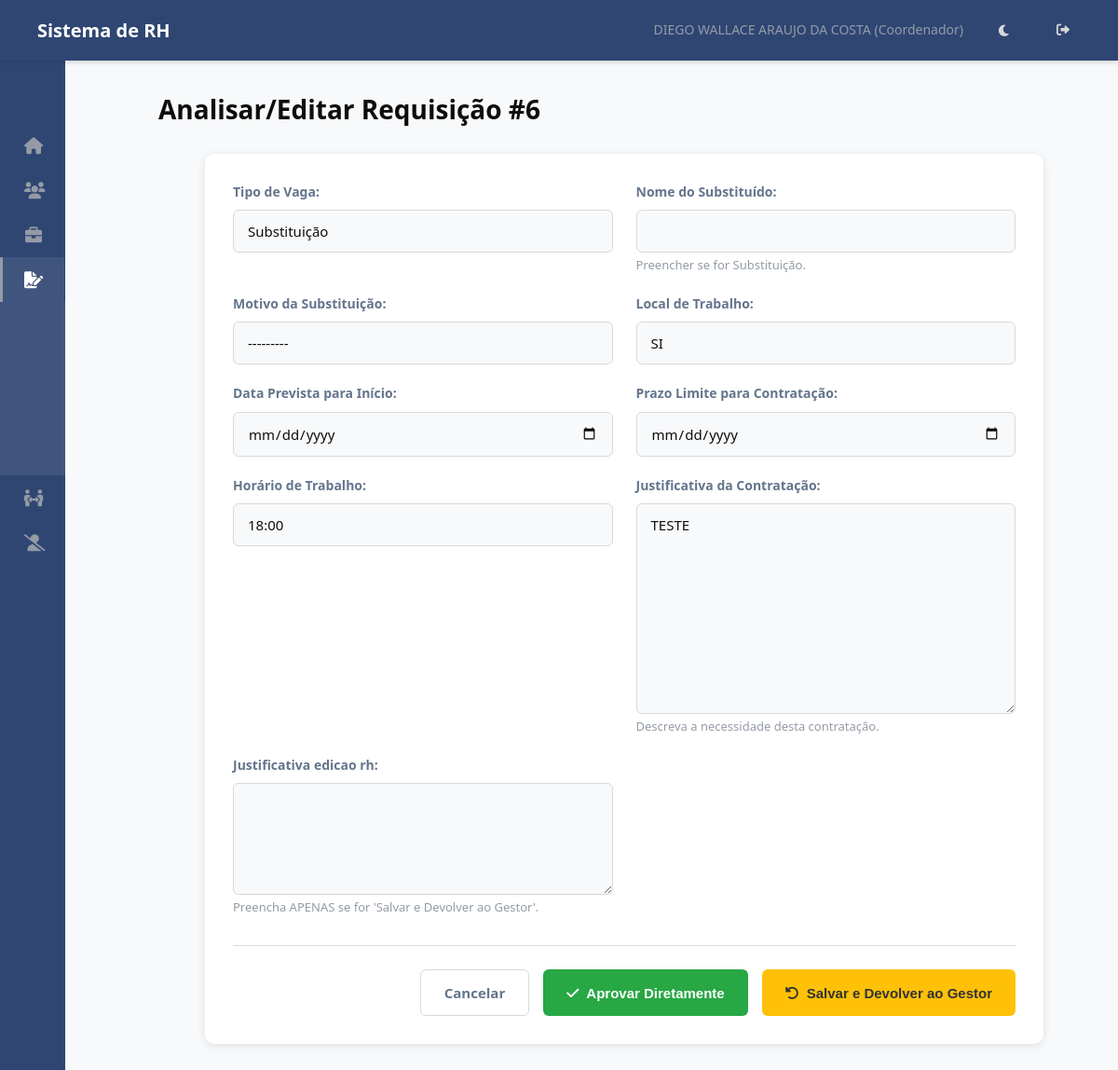
/rp/editar-rh/6/ (signed in), run on the app's committed database.
### hierarquia/models.py (models this page shows, shortened)
class Funcionario(models.Model):
    usuario = models.OneToOneField(User, on_delete=models.SET_NULL, null=True, blank=True, related_name='funcionario')
    nome = models.CharField(max_length=255)
    data_nascimento = models.DateField(blank=True, null=True)
    cpf = models.CharField(max_length=14, unique=True, validators=[cpf_validator])
    data_admissao = models.DateField()
    cargo = models.ForeignKey(Cargo, on_delete=models.PROTECT, related_name='funcionarios')
    setor_primario = models.ForeignKey(
        Setor,
        on_delete=models.PROTECT, # Protege contra exclusão de setor com funcionários
        related_name='funcionarios_primarios', # Nome para acesso reverso
        verbose_name='Setor Principal',
        null=True, # TEMPORARIAMENTE True para facilitar migração inicial, depois pode ser False
        blank=True # TEMPORARIAMENTE True
    )
    setores_responsaveis = models.ManyToManyField(
        Setor,
        related_name='responsaveis', # Permite Setor.responsaveis.all()
        blank=True, # Muitos funcionários não serão responsáveis por nenhum setor
        verbose_name='Setores Responsáveis'
    )
    centro_servico = models.ForeignKey(CentroServico, on_delete=models.SET_NULL, null=True, blank=True, related_name='funcionarios')
    ativo = models.BooleanField(default=True)
    criado_em = models.DateTimeField(auto_now_add=True)
    atualizado_em = models.DateTimeField(auto_now=True)
    class Meta:
        ordering = ['nome']
        verbose_name = 'Funcionário'
        verbose_name_plural = 'Funcionários'

class Cargo(models.Model):
    NIVEL_CHOICES = [
        (1, 'Diretor'),
        (2, 'Gestor'),
        (3, 'Coordenador'),
        (4, 'Supervisor'),
        (5, 'ADM/Analista'), # E outros níveis operacionais
    ]
    nome = models.CharField(max_length=255, unique=True)
    nivel = models.IntegerField(choices=NIVEL_CHOICES)
    descricao = models.TextField(blank=True, null=True)
    criado_em = models.DateTimeField(auto_now_add=True)
    atualizado_em = models.DateTimeField(auto_now=True)
    class Meta:
        ordering = ['nivel', 'nome']
        verbose_name = 'Cargo'
        verbose_name_plural = 'Cargos'

class RequisicaoPessoal(models.Model):
    STATUS_RP_CHOICES = [
        ('pendente_gestor', 'Pendente Gestor/Coordenador'),
        ('pendente_rh', 'Pendente RH'),
        ('em_revisao_gestor', 'Em Revisão (Edição RH)'), # Novo status para o "vai-e-volta"
        ('aprovada', 'Aprovada'),
        ('rejeitada', 'Rejeitada'),
        ('cancelada', 'Cancelada'), # Mantido
    ]
    TIPO_VAGA_CHOICES = [
        ('nova', 'Nova Posição'),
        ('substituicao', 'Substituição'),
    ]
    MOTIVO_SUBSTITUICAO_CHOICES = [
        ('demissao', 'Demissão'),
        ('promocao', 'Promoção'),
        ('transferencia', 'Transferência'),
        ('aposentadoria', 'Aposentadoria'),
        ('termino_contrato', 'Término de Contrato'),
        ('outro', 'Outro'),
    ]
    vaga = models.ForeignKey(Vaga, on_delete=models.CASCADE, related_name='requisicoes', verbose_name="Vaga Solicitada")
    solicitante = models.ForeignKey(Funcionario, on_delete=models.PROTECT, related_name='rps_solicitadas', verbose_name="Solicitante")
    criado_em = models.DateTimeField(auto_now_add=True, verbose_name="Data de Abertura")
    atualizado_em = models.DateTimeField(auto_now=True)
    tipo_vaga = models.CharField(max_length=20, choices=TIPO_VAGA_CHOICES, default='nova', verbose_name="Tipo de Vaga")
    nome_substituido = models.CharField(max_length=200, blank=True, null=True, verbose_name="Nome do Substituído", help_text="Preencher se for Substituição.")
    motivo_substituicao = models.CharField(max_length=30, choices=MOTIVO_SUBSTITUICAO_CHOICES, blank=True, null=True, verbose_name="Motivo da Substituição")
    local_trabalho = models.CharField(max_length=200, blank=True, verbose_name="Local de Trabalho")
    data_prevista_inicio = models.DateField(null=True, blank=True, verbose_name="Data Prevista para Início")
    prazo_contratacao = models.DateField(null=True, blank=True, verbose_name="Prazo Limite para Contratação")
    horario_trabalho = models.CharField(max_length=100, blank=True, verbose_name="Horário de Trabalho")
    justificativa_rp = models.TextField(verbose_name="Justificativa da Contratação", help_text="Descreva a necessidade desta contratação.")
    status = models.CharField(max_length=30, choices=STATUS_RP_CHOICES, verbose_name="Status da Requisição") # Default será definido no save()
    aprovador_atual = models.ForeignKey(Funcionario, on_delete=models.SET_NULL, null=True, blank=True, related_name='rps_para_aprovar', verbose_name="Próximo Aprovador")
    justificativa_edicao_rh = models.TextField(blank=True, null=True, help_text="Justificativa da edição feita pelo RH para o gestor revisar.")
    observacao_rejeicao = models.TextField(blank=True, null=True, help_text="Motivo da rejeição final.")
    aprovado_por_gestor = models.ForeignKey(Funcionario, on_delete=models.SET_NULL, null=True, blank=True, related_name='+')
    data_aprovacao_gestor = models.DateTimeField(null=True, blank=True)
    aprovado_por_rh = models.ForeignKey(Funcionario, on_delete=models.SET_NULL, null=True, blank=True, related_name='+')
    data_aprovacao_rh = models.DateTimeField(null=True, blank=True)
    rejeitado_por = models.ForeignKey(Funcionario, on_delete=models.SET_NULL, null=True, blank=True, related_name='+')
    data_rejeicao = models.DateTimeField(null=True, blank=True)
    def save(self, *args, **kwargs):
        is_new = self._state.adding
        if is_new and not self.status: # Define SÓ se for novo e o status não estiver definido
            self.set_initial_approver()
        super().save(*args, **kwargs)
    class Meta:
        verbose_name = "Requisição Pessoal"
        verbose_name_plural = "Requisições Pessoais"
        ordering = ['-criado_em']

### hierarquia/views.py (the view, shortened to what this page needs)
# urls.py: path('rp/editar-rh/<int:pk>/', views.RequisicaoPessoalRHUpdateView.as_view(), name='editar_rp_rh'),
class RequisicaoPessoalRHUpdateView(RHDPRequiredMixin, UpdateView):
    model = RequisicaoPessoal
    template_name = 'rh/rp_form_rh_edit.html'
    context_object_name = 'rp' # No template, use 'object' ou 'rp'
    fields = [
        'tipo_vaga',
        'nome_substituido',
        'motivo_substituicao',
        'local_trabalho',
        'data_prevista_inicio',
        'prazo_contratacao',
        'horario_trabalho',
        'justificativa_rp', # Justificativa ORIGINAL (RH pode ajustar/complementar?)
        'justificativa_edicao_rh'
    ]
    success_url = reverse_lazy('listar_rps_para_aprovar')
    def get_form(self, form_class=None):
        form = super().get_form(form_class)
        just_field = form.fields.get('justificativa_edicao_rh')
        if just_field:
            just_field.required = False # Não é obrigatório se for aprovar direto
            just_field.widget.attrs.update({'rows': 3}) # Menor que a justificativa principal
            just_field.help_text = "Preencha APENAS se for 'Salvar e Devolver ao Gestor'."
        date_fields = ['data_prevista_inicio', 'prazo_contratacao']
        for field_name in date_fields:
            if field_name in form.fields:
                 form.fields[field_name].widget = forms.DateInput(attrs={'type': 'date'})
        return form
    def test_func(self):
        if not super().test_func():
            return False
        rp_instance = self.get_object()
        return rp_instance.status == 'pendente_rh'

### templates/rh/rp_form_rh_edit.html (shortened to what this page needs)
{% extends 'base.html' %}
{% load static %}
{% block extra_css %}
    <link rel="stylesheet" href="{% static 'css/rh/rp_form_rh_edit.css' %}">
    {% endblock extra_css %}
{% block content %}
<div class="rp-edit-rh-container">
    <div class="page-header">
        <h1>Analisar/Editar Requisição #{{ rp.id }}</h1>
        </div>
    <div class="card form-card">
        <form method="post">
            <div class="form-grid">
                {% for field in form %}
                    {% if field.field.widget.input_type == 'textarea' %}
                        <div class="form-field-group full-width">
                            {{ field.label_tag }}
                            {{ field }}
                            {% if field.help_text %}<small class="helptext">{{ field.help_text }}</small>{% endif %}
                            {{ field.errors }}
                        </div>
                    {% else %}
                        <div class="form-field-group">
                            {{ field.label_tag }}
                            {{ field }}
                             {% if field.help_text %}<small class="helptext">{{ field.help_text }}</small>{% endif %}
                        </div>
                    {% endif %}
                {% endfor %}
            </div>
            <div class="form-actions">
                <a href="{% url 'listar_rps_para_aprovar' %}" class="btn btn-cancel">Cancelar</a>
                <button type="submit" name="aprovar" class="btn btn-approve">
                    <i class="fas fa-check"></i> Aprovar Diretamente
                </button>
                <button type="submit" name="editar_e_devolver" class="btn btn-devolver">
                    <i class="fas fa-undo-alt"></i> Salvar e Devolver ao Gestor
                </button>
            </div>
        </form>
    </div>
</div>
{% endblock content %}

### templates/base.html (shortened to what this page needs)
{% load static %}
{% load rh_tags %}
<!DOCTYPE html>
<html lang="pt-BR">
<head>
    <link rel="stylesheet" href="{% static 'css/base.css' %}">
    <link rel="stylesheet" href="https://cdnjs.cloudflare.com/ajax/libs/font-awesome/6.0.0/css/all.min.css">
    {% block extra_css %}{% endblock extra_css %}
</head>
<body {% if request.COOKIES.theme == 'dark' %}class="dark-theme"{% endif %}>
    <nav class="navbar">
        <h1>Sistema de RH</h1>
        <div class="navbar-user">
            {% if user.is_authenticated %}
                {% with funcionario_logado=request.user.funcionario %}
                    <span>
                        {{ funcionario_logado.nome|default:user.username }}
                        {% if funcionario_logado.cargo %} ({{ funcionario_logado.cargo.get_nivel_display }}) {% endif %}
                    </span>
                {% endwith %}
            {% else %}
                <span>Visitante</span>
            {% endif %}
            <button id="theme-toggle" class="theme-toggle-btn" aria-label="Alternar tema">
            </button>
            {% if user.is_authenticated %}
                <a href="{% url 'logout' %}" title="Sair"><i class="fas fa-sign-out-alt"></i></a>
            {% else %}
                <a href="{% url 'login' %}" title="Entrar"><i class="fas fa-sign-in-alt"></i></a>
            {% endif %}
        </div>
    </nav>
    <div class="page-container">
        <aside class="sidebar" id="sidebar">
            <div class="sidebar-header">
            </div>
            <nav class="menu-items">
                {% with funcionario_logado=request.user.funcionario %}
                    {% is_rh_or_dp funcionario_logado as eh_rh %}
                    <a href="{% url 'dashboard' %}" class="menu-item {% if request.resolver_match.url_name == 'dashboard' %}active{% endif %}">
                        <i class="fas fa-home fa-fw"></i> <span class="menu-text">Dashboard</span>
                    </a>
                    <a href="{% url 'listar_setores_funcionarios' %}" class="menu-item {% if 'funcionarios' in request.resolver_match.view_name or 'detalhar_funcionario' in request.resolver_match.url_name %}active{% endif %}">
                        <i class="fas fa-users fa-fw"></i> <span class="menu-text">Funcionários</span>
                    </a>
                    {% if user.is_superuser or eh_rh %}
                        <a href="{% url 'listar_vagas' %}" class="menu-item {% if 'vaga' in request.resolver_match.url_name %}active{% endif %}">
                            <i class="fas fa-briefcase fa-fw"></i> <span class="menu-text">Gerenciar Vagas</span>
                        </a>
                    {% endif %}
                    {% if user.is_authenticated %}
                        {% if funcionario_logado %}
                            {% with rp_urls='criar_rp,minhas_rps,listar_rps_para_aprovar,historico_rps,detalhar_rp,editar_rp_rh,aprovar_rp,rejeitar_rp' %}
                            <div class="sidebar-module {% if request.resolver_match.url_name in rp_urls %}open{% endif %}">
                                <a href="#" class="menu-item module-trigger">
                                    <i class="fas fa-file-signature fa-fw"></i>
                                    </a>
                                <div class="module-content">
                                    {% if user.is_superuser or funcionario_logado.cargo and funcionario_logado.cargo.nivel <= 5 %}
                                        <a href="{% url 'criar_rp' %}" class="menu-item sub-item {% if request.resolver_match.url_name == 'criar_rp' %}active{% endif %}">
                                        </a>
                                    {% endif %}
                                    <a href="{% url 'minhas_rps' %}" class="menu-item sub-item {% if request.resolver_match.url_name == 'minhas_rps' %}active{% endif %}">
                                    </a>
                                    {% if user.is_superuser or eh_rh or funcionario_logado.cargo and funcionario_logado.cargo.nivel <= 4 %}
                                        <a href="{% url 'listar_rps_para_aprovar' %}" class="menu-item sub-item {% if request.resolver_match.url_name == 'listar_rps_para_aprovar' %}active{% endif %}">
                                        </a>
                                    {% endif %}
                                    <a href="{% url 'historico_rps' %}" class="menu-item sub-item {% if request.resolver_match.url_name == 'historico_rps' %}active{% endif %}">
                                    </a>
                                </div>
                            </div>
                            {% endwith %}
                            {% with mp_urls='criar_mp,minhas_mps,listar_mps_para_aprovar,historico_mps,detalhar_mp,aprovar_mp,rejeitar_mp' %}
                            <div class="sidebar-module {% if request.resolver_match.url_name in mp_urls %}open{% endif %}">
                                <a href="#" class="menu-item module-trigger">
                                    <i class="fas fa-people-arrows fa-fw"></i>
                                    </a>
                            </div>
                            {% endwith %}
                            {% with rd_urls='criar_rd,minhas_rds,listar_rds_para_aprovar,detalhar_rd,aprovar_rd,rejeitar_rd,historico_rds' %}
                            <div class="sidebar-module {% if request.resolver_match.url_name in rd_urls %}open{% endif %}">
                                <a href="#" class="menu-item module-trigger">
                                    <i class="fas fa-user-slash fa-fw"></i>
                                    </a>
                            </div>
                            {% endwith %}
                        {% endif %}
                    {% endif %}
                {% endwith %}
            </nav>
        </aside>
        <main class="main-content" id="main-content">
            {% block content %}{% endblock content %}
        </main>
    </div>
</body>
</html>

### data on the page
Funcionario: nome "DIEGO WALLACE ARAUJO DA COSTA", cargo.nivel "Coordenador"
RequisicaoPessoal: id "6", form "Substituição" "---------" "SI" "18:00" "TESTE"

### other printed values
{{ field.label_tag }} "Tipo de Vaga:" "Nome do Substituído:" "Motivo da Substituição:" "Local de Trabalho:" "Data Prevista para Início:" "Prazo Limite para Contratação:" "Horário de Trabalho:" "Justificativa da Contratação:" "Justificativa edicao rh:"
{{ field.help_text }} "Preencher se for Substituição." "Descreva a necessidade desta contratação." "Preencha APENAS se for 'Salvar e Devolver ao Gestor'."
